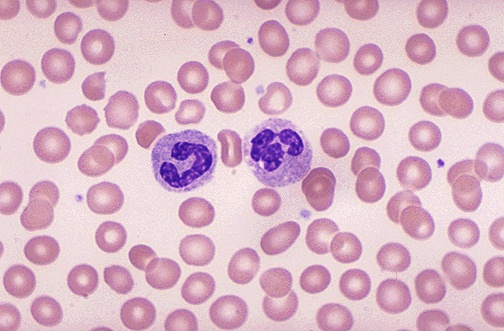
%> input picture pic/HEME001.jpg, 504 x 331 px; its folder holds only this picture in this run
$ octave rbc_segmentation.m   (GNU Octave 9; MATLAB toolbox functions it lacks are replaced by stand-ins)
%> lines starting %> are read from the running program, lines starting %| are printed output that depends on the picture; in (x1, y1, x2, y2) boxes, pixels count from 0 and x2, y2 are one past the last pixel; in counts of white or black regions, pixels touching at a corner belong together; the program's own positions count from 1
close all;
% Read the image and convert to gray-scale
imgs = dir('\pic\*.jpg');
n = length(imgs);
for i = 1 : n
    I = imread(strcat(imgs(i).folder,'\',imgs(i).name));
%> I is the input picture: size 331x504x3 uint8; mean R, G, B 218.1, 180.6, 198.1
    I = imresize(I, 3);
%> I: size 993x1512x3 uint8
	% Gamma correction
    I = imadjust(I, [], [], 3);
    Igray = rgb2gray(I);
    % Apply adaptive image threshold
    T = adaptthresh(Igray,0.55);
    BW = imbinarize(Igray,T);
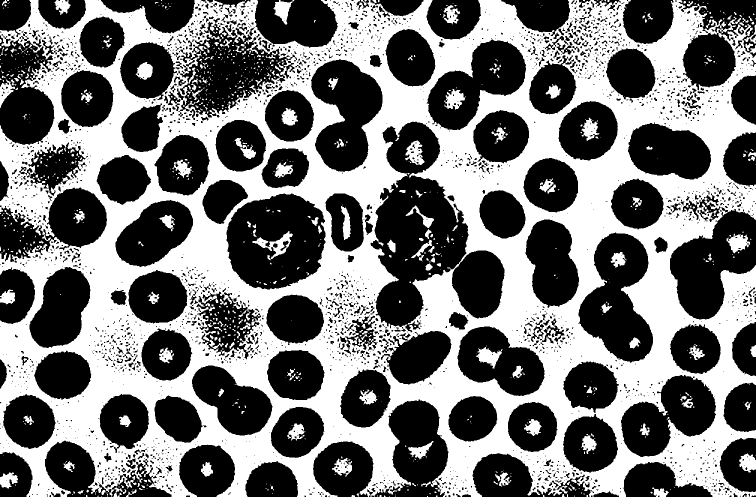
%> BW: size 993x1512 logical (shown at 1/2 size); 46.2% white; 934 white regions (704 under 20 px), largest, box (x1, y1, x2, y2) and area: (0, 0, 1512, 993) 652473, (504, 462, 586, 518) 1342, (952, 694, 1005, 737) 1103
    % Calculate the average background RGB color
    Imask = immultiply(I,repmat(BW,[1 1 3]));
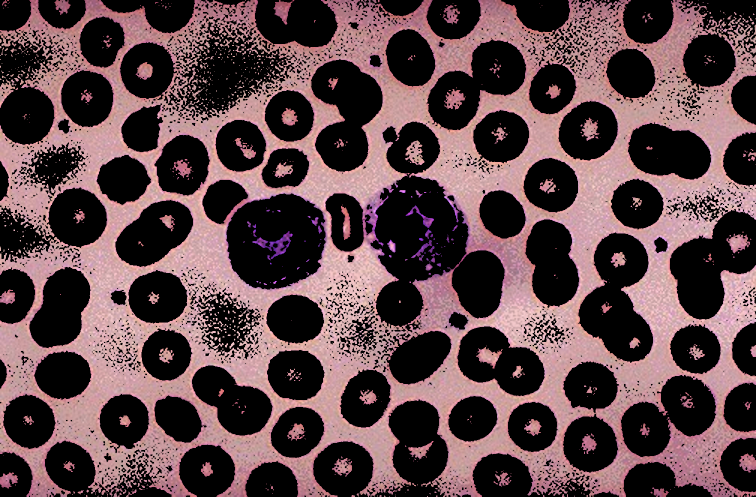
%> Imask: size 993x1512x3 uint8 (shown at 1/2 size); mean R, G, B 94.5, 69.9, 73.4
    Imask = reshape(Imask,[],3);
    idx = any(Imask == 0,2);
%> idx = 1501416 logical values, 807689 true
    bgColor = mean(Imask(~idx,:));
%> bgColor = [204.4 151.3 158.9]
    % Erase areas connected to image border and fill holes
    BW = ~BW;
    %BW = imclearborder(BW);
    BW = imfill(BW,'holes');
%> BW: size 993x1512 logical; 56.3% white; 56 black regions (40 under 20 px), largest, box (x1, y1, x2, y2) and area: (0, 0, 1512, 993) 650711, (547, 0, 589, 49) 993, (1478, 907, 1512, 945) 879
    % Erase noise (small regions)
    se = strel('disk',10);
    BW = imerode(BW,se);
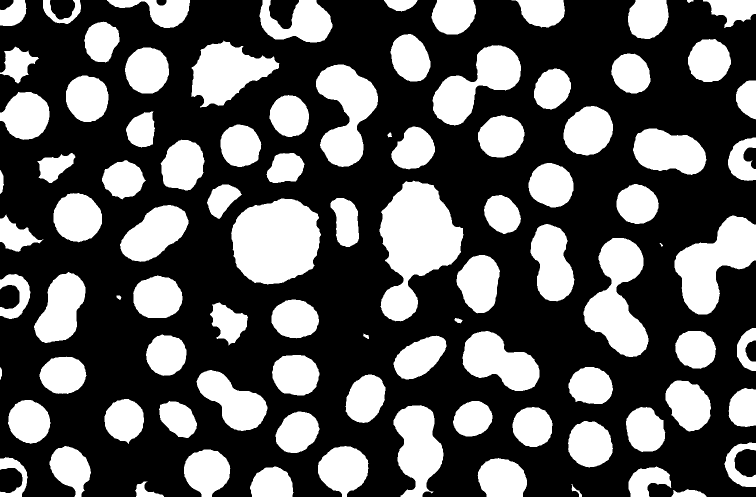
%> BW: size 993x1512 logical (shown at 1/2 size); 35% white; 93 white regions, largest, box (x1, y1, x2, y2) and area: (759, 361, 927, 643) 27181, (462, 397, 642, 569) 24128, (1349, 431, 1512, 629) 17096
    % Erase some regions where its average RGB is similar to the backgroud RGB
    s = regionprops('table',BW,{'Area','PixelIdxList'});
%> s = 93 regions; largest, Area: 27181, 24128, 17096, 17042, 14559
    I2 = reshape(I,[],3);
    s.AvgRGB = zeros(height(s),1);
    for kk = 1:height(s)
        regColor = mean(I2(s.PixelIdxList{kk},:));
        s.AvgRGB(kk,:) = norm(regColor - bgColor);
    end
%> this loop made 93 passes
%> regColor on passes 1 to 12: [114.9 39.03 65.27], [192 140.2 142.7], [130.3 47.66 75.76], [116.2 37.48 80.76], [207.4 159.4 165.9], [120.8 39.06 75.23], [108.2 39.05 86.38], [119.8 40.3 73.39], [126.1 46.78 76.05], [139.3 53.86 81.74], [208.5 159.1 165.8], [123.2 43.26 71.14]
%> after the loop, s = 93 regions; largest, Area and AvgRGB: 27181 188.5, 24128 208.2, 17096 124.4, 17042 128.1, 14559 149.9
    for kk = 1:height(s)
        if s.AvgRGB(kk) <= 10 || s.Area(kk) < 200
        	BW(s.PixelIdxList{kk}) = false;
        end
    end
%> this loop made 93 passes
    % Apply watershed to separate overlapped cells
    D = bwdist(~BW);
    D = -D;
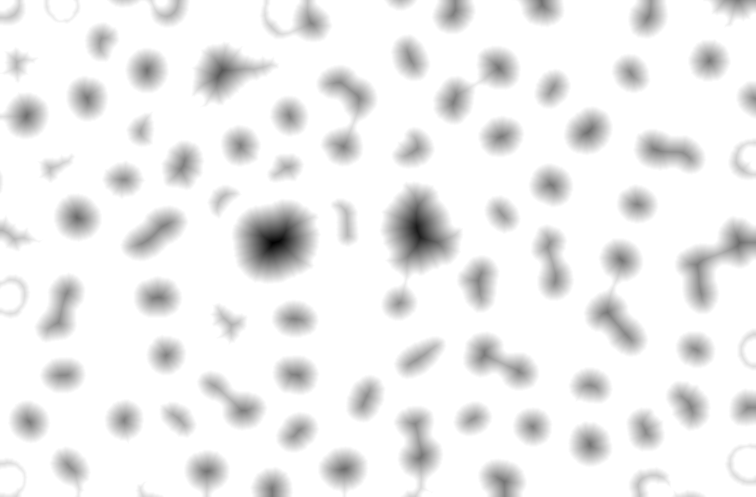
%> D: size 993x1512 single (shown at 1/2 size); min -79.31, max 0, mean -5.25; drawn with min black and max white
    D = imgaussfilt(D, 10);
    L = watershed(D);
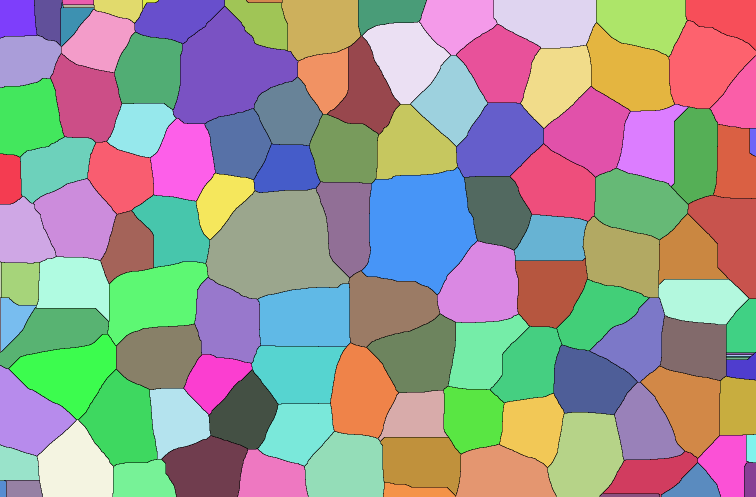
%> L: size 993x1512 uint8 (shown at 1/2 size); 123 distinct labels, from 0 to 122; one colour per label, 0 black
    L(~BW) = 0;
    BW2 = L > 0;
%> BW2: size 993x1512 logical; 34.9% white; 122 white regions (1 under 20 px)
    % Visualize the result
    label = label2rgb(L,'jet',[0.5 0.5 0.5]);
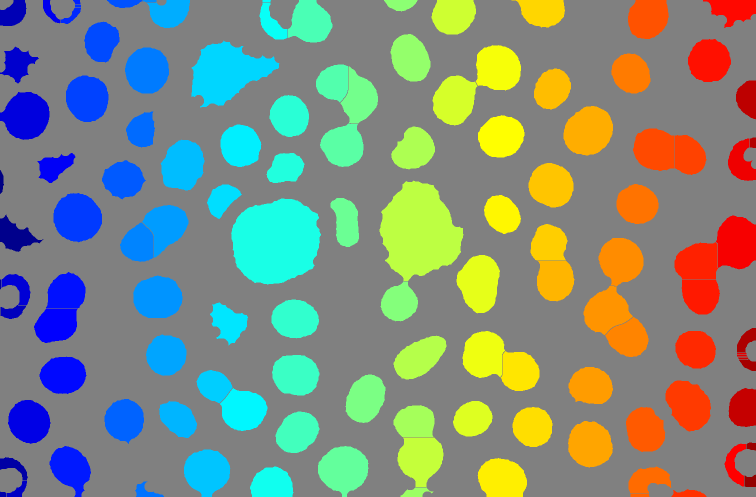
%> label: size 993x1512x3 uint8 (shown at 1/2 size); mean R, G, B 128.1, 141.2, 126.2
    s = regionprops('table',BW2);
%> s = 122 regions; largest, box (x1, y1, x2, y2), Area and Centroid: (462, 397, 642, 569) 24128 [552.3 483.1], (759, 361, 927, 562) 22933 [839 463.5], (382, 81, 559, 215) 13354 [454.2 145.6], (1127, 212, 1226, 311) 7469 [1177.5 262.7], (913, 510, 1000, 627) 7386 [959.3 566.7]
    figure
    imshowpair(I,label,'blend')
    hold on
    for kk = 1:height(s)
        rectangle(...
        	'Position',   s.BoundingBox(kk,:),...
        	'EdgeColor',  'b')
        text(s.BoundingBox(kk,1),s.BoundingBox(kk,2)-25,...
        	num2str(kk),...
        	'FontSize', 12)
    end
%> this loop made 122 passes
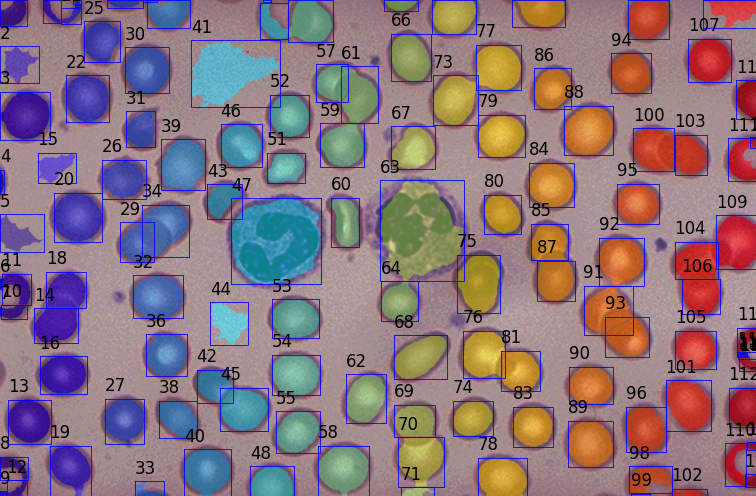
%> figure redrawn from the program's plot data; shown at 1/2 size
end
